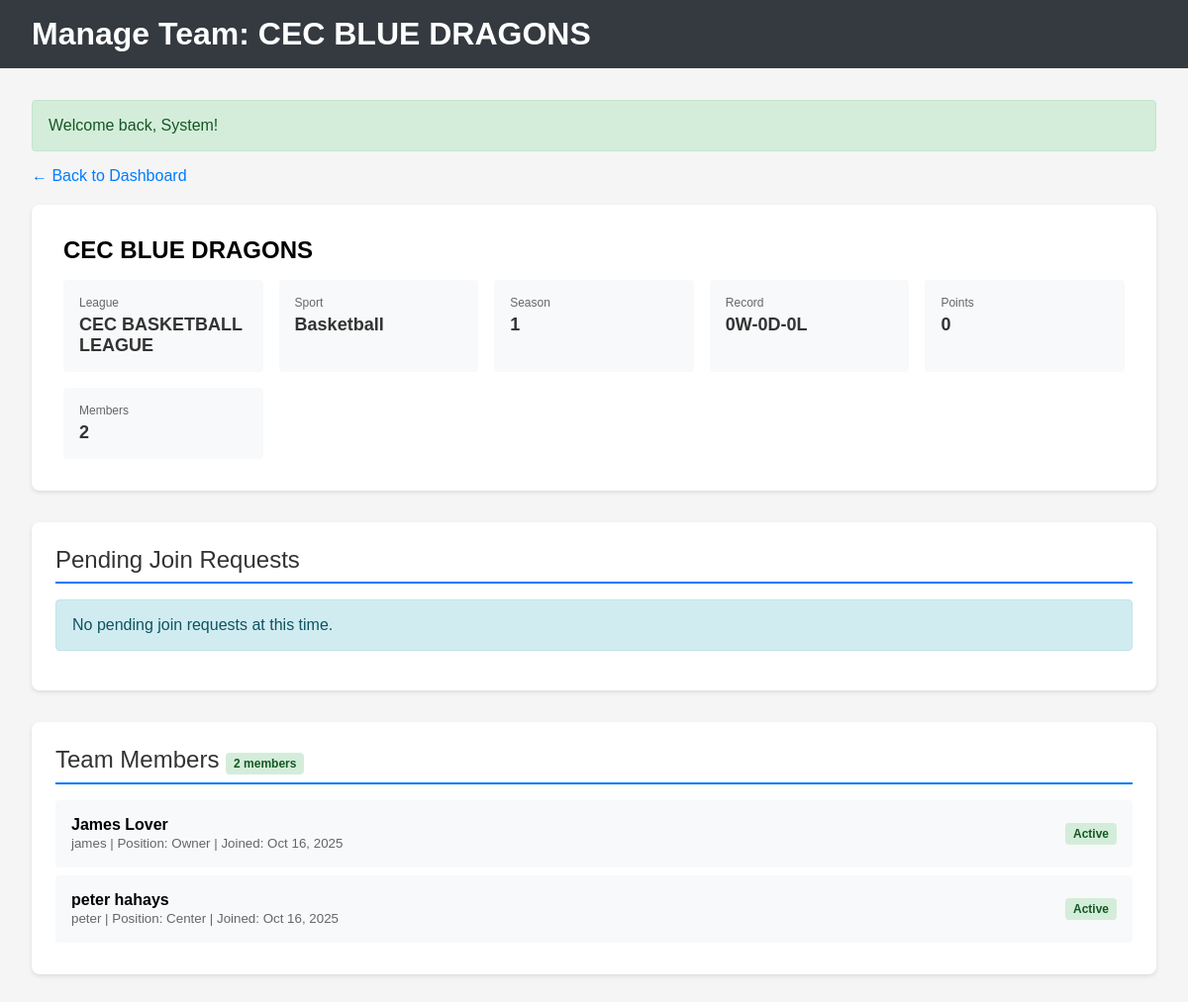
The page /team/manage_team.php?id=16 (signed in) on the database its author committed.
### tables this page shows
CREATE TABLE `teams` (
  `id` int(11) NOT NULL,
  `name` varchar(100) NOT NULL,
  `league_id` int(11) DEFAULT NULL,
  `owner_id` int(11) NOT NULL,
  `description` text DEFAULT NULL,
  `logo_url` varchar(255) DEFAULT NULL,
  `wins` int(11) DEFAULT 0,
  `losses` int(11) DEFAULT 0,
  `draws` int(11) DEFAULT 0,
  `points` int(11) DEFAULT 0,
  `created_at` timestamp NOT NULL DEFAULT current_timestamp(),
  `goals_for` int(11) DEFAULT 0,
  `goals_against` int(11) DEFAULT 0
);

CREATE TABLE `leagues` (
  `id` int(11) NOT NULL,
  `name` varchar(100) NOT NULL,
  `sport_id` int(11) NOT NULL,
  `season` varchar(20) NOT NULL,
  `start_date` date NOT NULL,
  `end_date` date NOT NULL,
  `registration_deadline` date NOT NULL,
  `max_teams` int(11) DEFAULT 16,
  `rules` text DEFAULT NULL,
  `status` enum('draft','open','closed','active','completed') DEFAULT 'draft',
  `approval_required` tinyint(1) DEFAULT 0,
  `created_by` int(11) NOT NULL,
  `created_at` timestamp NOT NULL DEFAULT current_timestamp()
);

CREATE TABLE `sports` (
  `id` int(11) NOT NULL,
  `name` varchar(50) NOT NULL,
  `description` text DEFAULT NULL,
  `max_players_per_team` int(11) DEFAULT 11,
  `created_at` timestamp NOT NULL DEFAULT current_timestamp()
);

CREATE TABLE `team_members` (
  `id` int(11) NOT NULL,
  `team_id` int(11) NOT NULL,
  `player_id` int(11) NOT NULL,
  `position` varchar(50) DEFAULT NULL,
  `jersey_number` int(11) DEFAULT NULL,
  `joined_at` timestamp NOT NULL DEFAULT current_timestamp(),
  `status` enum('active','inactive','suspended') DEFAULT 'active'
);

CREATE TABLE `users` (
  `id` int(11) NOT NULL,
  `username` varchar(50) NOT NULL,
  `email` varchar(100) NOT NULL,
  `password` varchar(255) NOT NULL,
  `first_name` varchar(50) NOT NULL,
  `last_name` varchar(50) NOT NULL,
  `phone` varchar(20) DEFAULT NULL,
  `address` varchar(255) DEFAULT NULL,
  `role` enum('player','team_owner','admin') DEFAULT 'player',
  `created_at` timestamp NOT NULL DEFAULT current_timestamp(),
  `updated_at` timestamp NOT NULL DEFAULT current_timestamp() ON UPDATE current_timestamp(),
  `status` varchar(20) NOT NULL DEFAULT 'active'
);

### team/manage_team.php (the view, shortened to what this page needs)
<?php
require_once '../config/database.php';
$database = new Database();
$db = $database->connect();
$user = getCurrentUser();
$team_id = isset($_GET['id']) ? intval($_GET['id']) : 0;
$team_query = "SELECT t.*, l.name as league_name, l.season, s.name as sport_name, u.username as owner_username
               FROM teams t
               JOIN leagues l ON t.league_id = l.id
               JOIN sports s ON l.sport_id = s.id
               JOIN users u ON t.owner_id = u.id
               WHERE t.id = :team_id AND (t.owner_id = :user_id OR :is_admin = 1)";
$team_stmt = $db->prepare($team_query);
$team_stmt->bindParam(':team_id', $team_id);
$team_stmt->bindParam(':user_id', $user['id']);
$is_admin = ($user['role'] == 'admin') ? 1 : 0;
$team_stmt->bindParam(':is_admin', $is_admin);
$team_stmt->execute();
$team = $team_stmt->fetch(PDO::FETCH_ASSOC);
$members_query = "SELECT tm.*, u.username, u.first_name, u.last_name, u.email
                  FROM team_members tm
                  JOIN users u ON tm.player_id = u.id
                  WHERE tm.team_id = :team_id AND tm.status = 'active'
                  ORDER BY tm.joined_at ASC";
$members_stmt = $db->prepare($members_query);
$members_stmt->bindParam(':team_id', $team_id);
$members_stmt->execute();
$members = $members_stmt->fetchAll(PDO::FETCH_ASSOC);
$requests_query = "SELECT rr.*, u.username, u.first_name, u.last_name, u.email
                   FROM registration_requests rr
                   JOIN users u ON rr.player_id = u.id
                   WHERE rr.team_id = :team_id AND rr.status = 'pending'
                   ORDER BY rr.created_at DESC";
$requests_stmt = $db->prepare($requests_query);
$requests_stmt->bindParam(':team_id', $team_id);
$requests_stmt->execute();
$pending_requests = $requests_stmt->fetchAll(PDO::FETCH_ASSOC);
?>
<!DOCTYPE html>
<html>
<head>
</head>
<body>
    <div class="header">
        <h1>Manage Team: <?php echo htmlspecialchars($team['name']); ?></h1>
    </div>
    <div class="container">
        <p style="margin-bottom: 20px;">
            <a href="../dashboard.php" style="color: #007bff; text-decoration: none;">← Back to Dashboard</a>
        </p>
        <div class="team-header">
            <h2><?php echo htmlspecialchars($team['name']); ?></h2>
            <div class="team-info">
                <div class="info-item">
                    <div class="info-label">League</div>
                    <div class="info-value"><?php echo htmlspecialchars($team['league_name']); ?></div>
                </div>
                <div class="info-item">
                    <div class="info-label">Sport</div>
                    <div class="info-value"><?php echo htmlspecialchars($team['sport_name']); ?></div>
                </div>
                <div class="info-item">
                    <div class="info-label">Season</div>
                    <div class="info-value"><?php echo htmlspecialchars($team['season']); ?></div>
                </div>
                <div class="info-item">
                    <div class="info-label">Record</div>
                    <div class="info-value"><?php echo $team['wins']; ?>W-<?php echo $team['draws']; ?>D-<?php echo $team['losses']; ?>L</div>
                </div>
                <div class="info-item">
                    <div class="info-label">Points</div>
                    <div class="info-value"><?php echo $team['points']; ?></div>
                </div>
                <div class="info-item">
                    <div class="info-label">Members</div>
                    <div class="info-value"><?php echo count($members); ?></div>
                </div>
            </div>
        </div>
        <div class="section">
            <div class="section-title">
                Pending Join Requests
            </div>
            <?php if (count($pending_requests) > 0): ?>
                <?php foreach ($pending_requests as $request): ?>
                    <div class="request-card">
                        <div class="request-header">
                            <div>
                                <h3><?php echo htmlspecialchars($request['full_name']); ?></h3>
                                <p style="color: #666; font-size: 14px;">
                                    Username: <?php echo htmlspecialchars($request['username']); ?> |
                                    Email: <?php echo htmlspecialchars($request['email']); ?>
                                </p>
                                <p style="color: #666; font-size: 12px; margin-top: 5px;">
                                    Requested on: <?php echo date('M j, Y g:i A', strtotime($request['created_at'])); ?>
                                </p>
                            </div>
                            <div>
                                <button onclick="viewRequest(<?php echo $request['id']; ?>)" class="btn btn-info">View Details</button>
                            </div>
                        </div>
                        <div class="request-details">
                            <div class="detail-item">
                                <div class="detail-label">Age</div>
                                <div class="detail-value"><?php echo $request['age']; ?> years old</div>
                            </div>
                            <div class="detail-item">
                                <div class="detail-label">Birthday</div>
                                <div class="detail-value"><?php echo date('F j, Y', strtotime($request['birthday'])); ?></div>
                            </div>
                            <div class="detail-item">
                                <div class="detail-label">Preferred Position</div>
                                <div class="detail-value"><?php echo htmlspecialchars($request['preferred_position']); ?></div>
                            </div>
                        </div>
                        <div style="margin-top: 1rem;">
                            <form id="form_<?php echo $request['id']; ?>" method="POST" style="display: inline;">
                                <input type="hidden" name="request_id" value="<?php echo $request['id']; ?>">
                                <input type="hidden" id="action_<?php echo $request['id']; ?>" name="action" value="">
                                <button type="button" onclick="confirmAction(<?php echo $request['id']; ?>, 'approve', '<?php echo htmlspecialchars($request['full_name'], ENT_QUOTES); ?>')" class="btn btn-success">
                                    Approve Request
                                </button>
                                <button type="button" onclick="confirmAction(<?php echo $request['id']; ?>, 'reject', '<?php echo htmlspecialchars($request['full_name'], ENT_QUOTES); ?>')" class="btn btn-danger">
                                    Decline Request
                                </button>
                            </form>
                        </div>
                    </div>
                    <div id="requestModal_<?php echo $request['id']; ?>" class="modal">
                        <div class="modal-content">
                            <div class="modal-header">
                                <h3>Request Details: <?php echo htmlspecialchars($request['full_name']); ?></h3>
                                <span class="close" onclick="closeModal('requestModal_<?php echo $request['id']; ?>')">&times;</span>
                            </div>
                            <div style="margin-bottom: 1.5rem;">
                                <div class="detail-item">
                                    <div class="detail-label">Full Name</div>
                                    <div class="detail-value"><?php echo htmlspecialchars($request['full_name']); ?></div>
                                </div>
                                <div class="detail-item">
                                    <div class="detail-label">Username</div>
                                    <div class="detail-value"><?php echo htmlspecialchars($request['username']); ?></div>
                                </div>
                                <div class="detail-item">
                                    <div class="detail-label">Email</div>
                                    <div class="detail-value"><?php echo htmlspecialchars($request['email']); ?></div>
                                </div>
                                <div class="detail-item">
                                    <div class="detail-label">Birthday</div>
                                    <div class="detail-value"><?php echo date('F j, Y', strtotime($request['birthday'])); ?></div>
                                </div>
                                <div class="detail-item">
                                    <div class="detail-label">Age</div>
                                    <div class="detail-value"><?php echo $request['age']; ?> years old</div>
                                </div>
                                <div class="detail-item">
                                    <div class="detail-label">Current Address</div>
                                    <div class="detail-value"><?php echo htmlspecialchars($request['current_address']); ?></div>
                                </div>
                                <div class="detail-item">
                                    <div class="detail-label">Sitio/Purok</div>
                                    <div class="detail-value"><?php echo htmlspecialchars($request['sitio']); ?></div>
                                </div>
                                <div class="detail-item">
                                    <div class="detail-label">Preferred Position</div>
                                    <div class="detail-value"><?php echo htmlspecialchars($request['preferred_position']); ?></div>
                                </div>
                                <?php if ($request['message']): ?>
                                <div class="detail-item">
                                    <div class="detail-label">Message</div>
                                    <div class="detail-value"><?php echo nl2br(htmlspecialchars($request['message'])); ?></div>
                                </div>
                                <?php endif; ?>
                                <?php if ($request['document_path']): ?>
                                <div class="document-preview">
                                    <div class="detail-label">PSA/NSO Birth Certificate</div>
                                    <a href="../<?php echo htmlspecialchars($request['document_path']); ?>" target="_blank" class="document-link">
                                        View Document
                                    </a>
                                </div>
                                <?php endif; ?>
                            </div>
                            <div style="border-top: 1px solid #e9ecef; padding-top: 1rem;">
                                <p style="font-size: 12px; color: #666; margin-bottom: 1rem;">
                                    Requested on: <?php echo date('F j, Y g:i A', strtotime($request['created_at'])); ?>
                                </p>
                                <button type="button" onclick="confirmAction(<?php echo $request['id']; ?>, 'approve', '<?php echo htmlspecialchars($request['full_name'], ENT_QUOTES); ?>')" class="btn btn-success">
                                    Approve Request
                                </button>
                                <button type="button" onclick="confirmAction(<?php echo $request['id']; ?>, 'reject', '<?php echo htmlspecialchars($request['full_name'], ENT_QUOTES); ?>')" class="btn btn-danger">
                                    Decline Request
                                </button>
                                <button type="button" onclick="closeModal('requestModal_<?php echo $request['id']; ?>')" class="btn" style="background: #6c757d; color: white;">
                                    Close
                                </button>
                            </div>
                        </div>
                    </div>
                <?php endforeach; ?>
            <?php else: ?>
                <div class="alert alert-info">
                    No pending join requests at this time.
                </div>
            <?php endif; ?>
        </div>
        <div class="section">
            <div class="section-title">
                Team Members
                <span class="badge badge-success"><?php echo count($members); ?> members</span>
            </div>
            <?php if (count($members) > 0): ?>
                <?php foreach ($members as $member): ?>
                    <div class="member-item">
                        <div>
                            <strong><?php echo htmlspecialchars($member['first_name'] . ' ' . $member['last_name']); ?></strong><br>
                            <small style="color: #666;">
                                <?php echo htmlspecialchars($member['username']); ?> |
                                Position: <?php echo htmlspecialchars($member['position']); ?> |
                                Joined: <?php echo date('M j, Y', strtotime($member['joined_at'])); ?>
                            </small>
                        </div>
                        <div>
                            <span class="badge badge-success">Active</span>
                        </div>
                    </div>
                <?php endforeach; ?>
            <?php else: ?>
                <div class="alert alert-info">
                    No team members yet. Approve join requests to build your team!
                </div>
            <?php endif; ?>
        </div>
    </div>
</body>
</html>

### rows shown on the page
teams: name "CEC BLUE DRAGONS", league.name "CEC BASKETBALL LEAGUE", sports.name "Basketball", league.season "1", wins "0", draws "0", losses "0", points "0"
team_members: player.last_name "James Lover", player.username "james", position "Owner", joined_at "Oct 16, 2025"
team_members: player.last_name "peter hahays", player.username "peter", position "Center", joined_at "Oct 16, 2025"

### other values the page prints
$message "Welcome back, System!"
count($members) "2"
